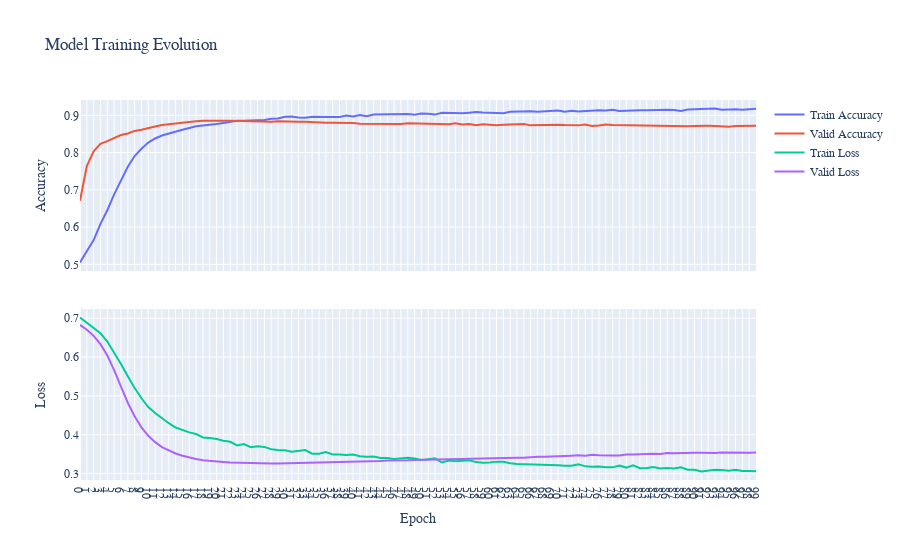

Notebook code for this chart:
### Code cell
x = np.arange(EPOCHS)
history = model.history.history

data = [
    go.Scatter(x=x, y=history["acc"], name="Train Accuracy", marker=dict(size=5), yaxis='y2'),
    go.Scatter(x=x, y=history["val_acc"], name="Valid Accuracy", marker=dict(size=5), yaxis='y2'),
    go.Scatter(x=x, y=history["loss"], name="Train Loss", marker=dict(size=5)),
    go.Scatter(x=x, y=history["val_loss"], name="Valid Loss", marker=dict(size=5))
]
layout = go.Layout(
    title="Model Training Evolution", font=dict(family='Palatino'), xaxis=dict(title='Epoch', dtick=1),
    yaxis1=dict(title="Loss", domain=[0, 0.45]), yaxis2=dict(title="Accuracy", domain=[0.55, 1]),
)
py.iplot(go.Figure(data=data, layout=layout), show_link=False)
